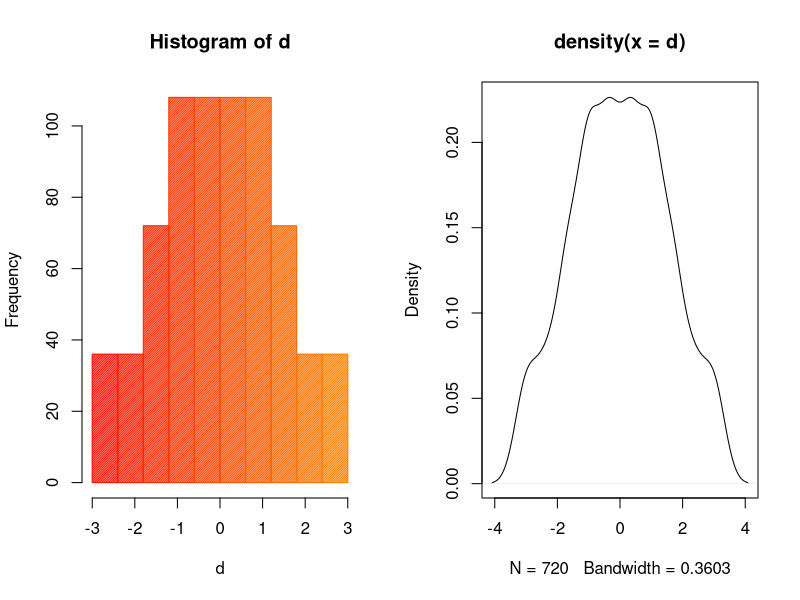

Source code (R):
c1 = 1:3 #condition1
c2 = 4:6 #condition2

tab = gtools::permutations(n = 6, r = 6, v = c(c1,c2), repeats.allowed = F) #permutations
d = (rowMeans(tab[,1:3])-rowMeans(tab[,4:6])) #differences

par(mfrow=1:2)
hist(d, breaks=seq(-3,3, length.out = 11), #imitating the histogram from your notes
     density = 80, col = rainbow(12, start = .01, end = .1)) 
plot(density(d)) #probability distribution function

length(d[d>=3])/length(d) #gives p value
